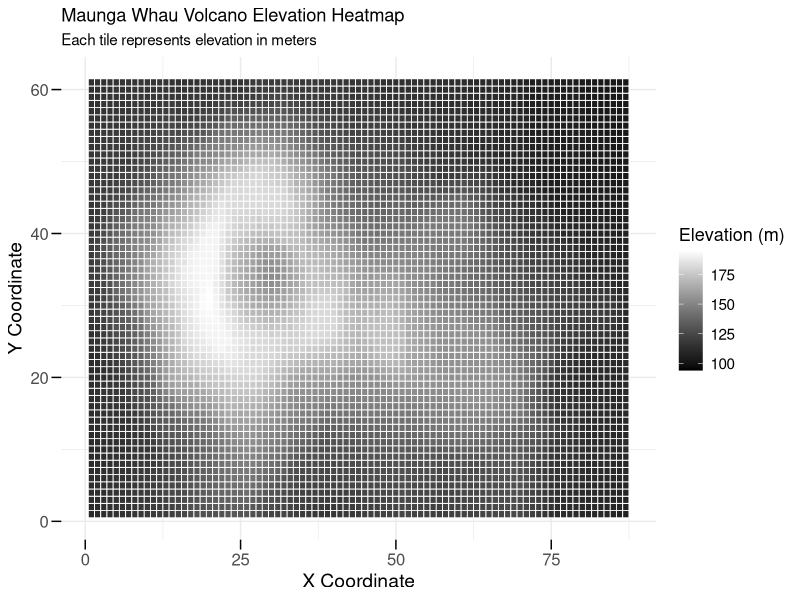

Reproduce this figure in R.
#Load libraries
library(datasets)
library(tidyverse)
library(dplyr)
library(ggplot2)
library(reshape2)

#Import data
data("volcano")

# Convert to long format
volcano_df <- melt(volcano)
colnames(volcano_df) <- c("X", "Y", "Height")

#Create plot
ggplot(volcano_df, aes(x = X, y = Y, fill = Height)) +
  geom_tile(color = "white",    #Border color
            size = 0.3,         #Border thickness
            linetype = "solid", #Border style (solid, dashed, dotted)
            alpha = 0.9         #Transparency of tiles
  ) +
  #Change colors
  scale_fill_gradient(low = "black", 
                      high = "white") +  
  #Change axis titles
  labs(title = "Maunga Whau Volcano Elevation Heatmap",
       subtitle = "Each tile represents elevation in meters",
       x = "X Coordinate",
       y = "Y Coordinate",
       fill = "Elevation (m)") +
  theme_minimal() +
  #Change text sizes
  theme(
    axis.text.x = element_text(size = 12),      # x-axis tick labels
    axis.text.y = element_text(size = 12),      # y-axis tick labels
    axis.ticks.length = unit(0.25, "cm"),       # length of ticks
    axis.ticks = element_line(size = 0.5),      # thickness of ticks
    axis.title.x = element_text(size = 14),     # x-axis title
    axis.title.y = element_text(size = 14),     # y-axis title
    legend.title = element_text(size = 13),     # legend title
    legend.text = element_text(size = 11)       # legend items
  )
